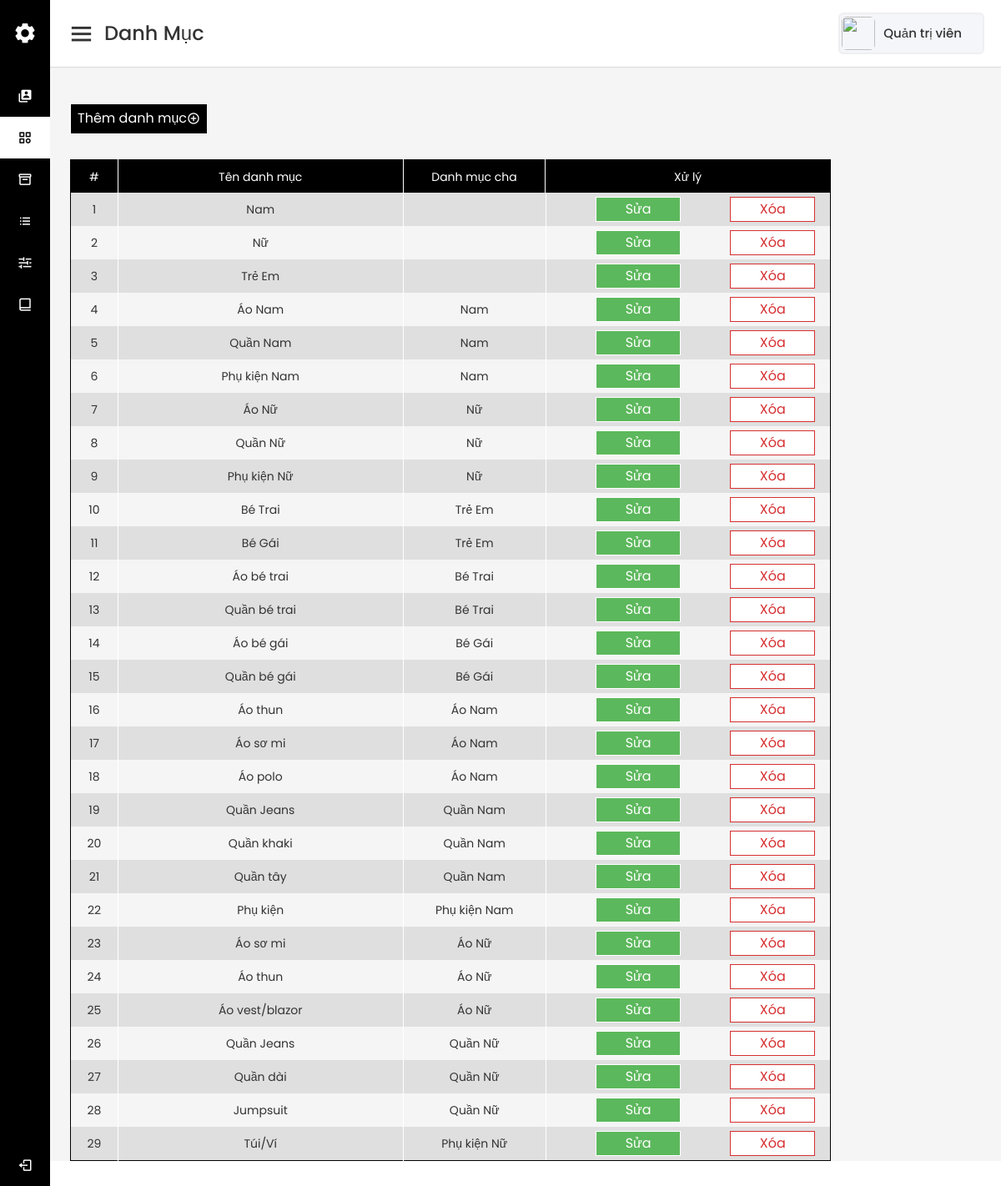
Screenshot of /admin/category.php (signed in) with the database file from the repository.
### tables this page shows
CREATE TABLE `tb_category` (
  `id` int(11) NOT NULL,
  `categoryName` varchar(255) NOT NULL,
  `parent_id` int(11) NOT NULL
);

### lib/database.php (called while the page is built, shortened)
<?php
Class Database{
   public $host   = DB_HOST;
   public $user   = DB_USER;
   public $pass   = DB_PASS;
   public $dbname = DB_NAME;
   public $link;
private function connectDB(){
   $this->link = new mysqli($this->host, $this->user, $this->pass,
    $this->dbname);
 }
public function select($query){
  $result = $this->link->query($query) or
   die($this->link->error.__LINE__);
  if($result->num_rows > 0){
    return $result;
  } else {
    return false;
  }
 }
}

### classes/Category.php (called while the page is built, shortened)
<?php
$filePath = realpath(dirname(__FILE__));
require_once ($filePath.'/../lib/database.php');
class Category
{
    private $db;
    public function __construct()
    {
        $this->db = new Database();
    }
    public function getListCategory() {
        $query = "SELECT a.id, a.categoryName, a.parent_id, b.categoryName AS 'categoryParentName' FROM tb_category a LEFT JOIN (SELECT categoryName, id FROM tb_category) b ON a.parent_id = b.id ORDER BY id ASC";
        $result = $this->db->select($query);
        return $result;
    }
    public function getCateById($id) {
        $query = "SELECT * FROM tb_category WHERE id = $id";
        $result = $this->db->select($query);
        return $result;
    }
}
?>

### admin/inc/category-modal-edit.php (the view, shortened to what this page needs)
<button class='btn btn-success btn__update-cate' data-toggle="modal" data-target="#edit-category-<?=$result['id']?>">Sửa</button>
                    <?php
                      $cate = new Category();
                      $cateList = $cate->getListCategory();
                      foreach($cateList as $row) {
                    ?>
                       <?php
                          $parentCate = $cate->getCateById($row['parent_id']);
                        ?>
                    <?php
                      }
                    ?>

### admin/category.php (shortened to what this page needs)
<?php
  include './inc/sidebar.php';
  include './inc/homesection.php';
  include '../classes/Category.php';
?>
<?php include './inc/category-modal-add.php'; ?>
<table class="show-category" cellspacing="0" cellpadding="0">
  <thead>
    <tr style="background-color: black; color: white;">
      <td>#</td>
      <td>Tên danh mục</td>
      <td>Danh mục cha</td>
      <td>Xử lý</td>
    </tr>
  </thead>
  <tbody>
    <?php
      $cat = new Category();
      $showCate = $cat->getListCategory();
      if (isset($showCate)) {
        $i = 0;
        while($result = $showCate->fetch_assoc()) {
          $i++;
    ?>
      <tr>
          <td><?=$i?></td>
          <td><?=$result['categoryName']?></td>
          <td><?=$result['categoryParentName']?></td>
          <td>
            <?php include './inc/category-modal-edit.php'; ?>
            <?php include './inc/category-modal-delete.php'; ?>
          </td>
        </tr>
      <?php
        }
      }
      ?>
  </tbody>
</table>
<?php
  include './inc/footer.php';
?>

### admin/inc/category-modal-delete.php (shortened to what this page needs)
<button class='btn btn-success btn__delete-cate' data-toggle="modal" data-target="#del-category-<?=$result['id']?>">Xóa</button>

### admin/assets/css/main.css (style rules this page uses)
* { margin: 0; padding: 0; box-sizing: border-box; font-family: "Poppins", sans-serif; }
.btn { text-decoration: none; display: flex; justify-content: center; align-items: center; border: none; outline: none !important; padding: 6px 0; min-height: 30px; font-size: 16px; transition: all 0.4s linear; border: 1px solid #fff; border-radius: 0 !important; cursor: pointer; }
.show-category { width: 80%; margin-left: 24px; margin-top: 30px; margin-bottom: 30px; border: 1px solid #000; }
.show-category > thead > tr { height: 40px; }
.show-category tr > td { text-align: center; }
.show-category > thead > tr > td:first-child { width: 5%; }
.show-category > thead > tr > td:nth-child(3) { width: 15%; }
.show-category td:nth-child(2), .show-category td:nth-child(4) { width: 30%; }
.show-category > tbody > tr:nth-child(odd) { background-color: #dfdfdf; }
.show-category tbody tr td:last-child { width: 100%; display: flex; justify-content: space-evenly; align-items: center; height: 40px; }
.show-category td + td { border-left: 1px solid #fff; }
.btn__update-cate, .btn__delete-cate { width: 30%; height: 20px !important; }
.btn.btn__delete-cate { border-color: #d63031; color: #d63031; background-color: #fff; }

### rows the page displays
tb_category: categoryName "Nam"
tb_category: categoryName "Nữ"
tb_category: categoryName "Trẻ Em"
tb_category: categoryName "Áo Nam", categoryParentName "Nam"
tb_category: categoryName "Quần Nam", categoryParentName "Nam"
tb_category: categoryName "Phụ kiện Nam", categoryParentName "Nam"
tb_category: categoryName "Áo Nữ", categoryParentName "Nữ"
tb_category: categoryName "Quần Nữ", categoryParentName "Nữ"
tb_category: categoryName "Phụ kiện Nữ", categoryParentName "Nữ"
tb_category: categoryName "Bé Trai", categoryParentName "Trẻ Em"
tb_category: categoryName "Bé Gái", categoryParentName "Trẻ Em"
tb_category: categoryName "Áo bé trai", categoryParentName "Bé Trai"
tb_category: categoryName "Quần bé trai", categoryParentName "Bé Trai"
tb_category: categoryName "Áo bé gái", categoryParentName "Bé Gái"
tb_category: categoryName "Quần bé gái", categoryParentName "Bé Gái"
tb_category: categoryName "Áo thun", categoryParentName "Áo Nam"
tb_category: categoryName "Áo sơ mi", categoryParentName "Áo Nam"
tb_category: categoryName "Áo polo", categoryParentName "Áo Nam"
tb_category: categoryName "Quần Jeans", categoryParentName "Quần Nam"
tb_category: categoryName "Quần khaki", categoryParentName "Quần Nam"
tb_category: categoryName "Quần tây", categoryParentName "Quần Nam"

### other values shown
Session::get('adminName') "Quản trị viên"
